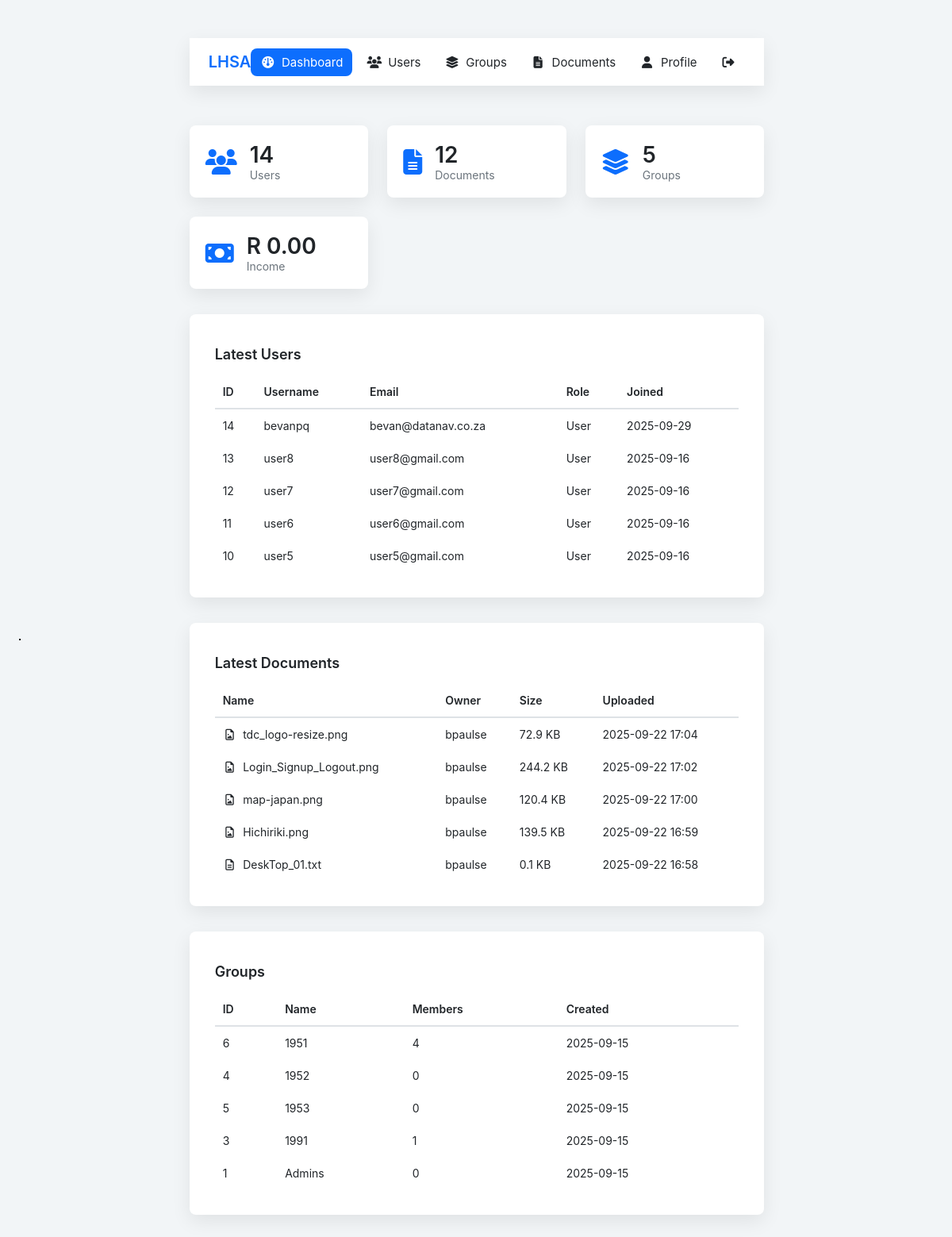
The page /backend/admin/dashboard.php (signed in) on the database its author committed.
### tables this page shows
CREATE TABLE `users` (
  `id` int(5) UNSIGNED NOT NULL,
  `username` varchar(50) NOT NULL,
  `email` varchar(100) NOT NULL,
  `password` varchar(255) NOT NULL,
  `role` enum('user','admin') DEFAULT 'user',
  `created_at` datetime DEFAULT current_timestamp()
);

CREATE TABLE `documents` (
  `id` int(5) UNSIGNED NOT NULL,
  `user_id` int(5) UNSIGNED NOT NULL,
  `filename` varchar(255) NOT NULL,
  `stored_name` varchar(255) NOT NULL,
  `size` int(11) NOT NULL,
  `uploaded_at` datetime DEFAULT current_timestamp(),
  `parent_id` int(5) UNSIGNED DEFAULT NULL,
  `is_folder` tinyint(1) NOT NULL DEFAULT 0
);

CREATE TABLE `groups` (
  `id` int(5) UNSIGNED NOT NULL,
  `name` varchar(60) NOT NULL,
  `created_at` datetime DEFAULT current_timestamp()
);

### backend/includes/functions.php (called while the page is built, shortened)
<?php
function humanSize(int $bytes): string {
	if ($bytes < 1048576) return number_format($bytes / 1024, 1) . ' KB';
	return number_format($bytes / 1048576, 2) . ' MB';
}
function ellipsis(string $name, int $max = 30): string {
	return mb_strlen($name) > $max ? mb_substr($name, 0, $max - 3) . '…' : $name;
}

### backend/admin/dashboard.php (the view, shortened to what this page needs)
<?php
require_once __DIR__.'/../includes/permissions.php';
$stats = $pdo->query("SELECT
        (SELECT COUNT(*) FROM users)        AS users,
        (SELECT COUNT(*) FROM documents)    AS docs,
        (SELECT COUNT(*) FROM `groups`)     AS grps")->fetch();
$latestUsers = $pdo->query(
    "SELECT id,username,email,role,created_at
       FROM users
   ORDER BY created_at DESC
      LIMIT 5")->fetchAll();
$latestDocs = $pdo->query(
    "SELECT d.id, d.filename, d.size, d.uploaded_at, u.username
       FROM documents d
       JOIN users u ON u.id = d.user_id
   ORDER BY d.uploaded_at DESC
      LIMIT 5")->fetchAll();
$groups = $pdo->query(
    "SELECT g.id, g.name, g.created_at, COUNT(gu.user_id) AS members
       FROM `groups` g
  LEFT JOIN group_users gu ON gu.group_id = g.id
   GROUP BY g.id
   ORDER BY g.name")->fetchAll();
$currency = 'R';
$incomes['total'] = '0.00';
?>
<!doctype html>
<html lang="en">
<head>
	<link rel="stylesheet" href="../auth/auth.css">
	<link rel="stylesheet" href="../docs/docs.css">
	<link rel="stylesheet" href="./dashboard.css">
	<link rel="stylesheet" href="./../includes/nav.css">
	<link rel="stylesheet" href="https://cdnjs.cloudflare.com/ajax/libs/font-awesome/6.5.0/css/all.min.css">
</head>
<body>
<div style="display: flex; flex-direction: column; align-items: center; border: 1px solid #000000; max-width: 1600px;">
</div>
<div class="wrapper">
	<?php include '../includes/nav.php'; ?>
	<section class="cards">
		<div class="card-count">
			<i class="fa-solid fa-users"></i>
			<div>
				<div class="num"><?= $stats['users'] ?></div>
				<div class="label">Users</div>
			</div>
		</div>
		<div class="card-count">
			<i class="fa-solid fa-file-lines"></i>
			<div>
				<div class="num"><?= $stats['docs'] ?></div>
				<div class="label">Documents</div>
			</div>
		</div>
		<div class="card-count">
			<i class="fa-solid fa-layer-group"></i>
			<div>
				<div class="num"><?= $stats['grps'] ?></div>
				<div class="label">Groups</div>
			</div>
		</div>
		<div class="card-count">
			<i class="fa-solid fa-money-bill"></i>
			<div>
				<div class="num"><?= $currency . ' ' . $incomes['total'] ?></div>
				<div class="label">Income</div>
			</div>
		</div>
	</section>
	<section class="card-list">
		<h3>Latest Users</h3>
		<div class="table-wrap">
			<table class="tbl">
				<thead><tr><th>ID<th>Username<th>Email<th>Role<th>Joined</tr></thead>
				<tbody>
				<?php foreach ($latestUsers as $u): ?>
					<tr>
						<td><?= $u['id'] ?></td>
						<td><?= htmlspecialchars($u['username']) ?></td>
						<td><?= htmlspecialchars($u['email']) ?></td>
						<td><span class="pill role-<?= $u['role'] ?>"><?= ucfirst($u['role']) ?></span></td>
						<td><?= date('Y-m-d', strtotime($u['created_at'])) ?></td>
					</tr>
				<?php endforeach; ?>
				</tbody>
			</table>
		</div>
	</section>
	<section class="card-list">
		<h3>Latest Documents</h3>
		<div class="table-wrap">
			<table class="tbl">
				<thead><tr><th>Name<th>Owner<th>Size<th>Uploaded</tr></thead>
				<tbody>
				<?php foreach ($latestDocs as $d):
					$ext = strtolower(pathinfo($d['filename'], PATHINFO_EXTENSION));
					$icon = match($ext){
						'pdf'=>'fa-file-pdf text-danger','doc','docx'=>'fa-file-word text-primary',
						'xls','xlsx'=>'fa-file-excel text-success','ppt','pptx'=>'fa-file-powerpoint text-warning',
						'zip','rar'=>'fa-file-zipper text-muted','jpg','jpeg','png','gif'=>'fa-file-image text-info',
						'mp4','mov'=>'fa-file-video text-dark','mp3','wav'=>'fa-file-audio text-secondary',
						'txt','md'=>'fa-file-lines text-muted',default=>'fa-file text-muted'
					};
				?>
					<tr>
						<td class="fname">
							<i class="fa-fw fa-regular <?= $icon ?>"></i>
							<span title="<?= htmlspecialchars($d['filename']) ?>">
								<?= htmlspecialchars(ellipsis($d['filename'])) ?>
							</span>
						</td>
						<td><?= htmlspecialchars($d['username']) ?></td>
						<td><?= humanSize($d['size']) ?></td>
						<td><?= date('Y-m-d H:i', strtotime($d['uploaded_at'])) ?></td>
					</tr>
				<?php endforeach; ?>
				</tbody>
			</table>
		</div>
	</section>
	<section class="card-list">
		<h3>Groups</h3>
		<div class="table-wrap">
			<table class="tbl">
				<thead><tr><th>ID<th>Name<th>Members<th>Created</tr></thead>
				<tbody>
				<?php foreach ($groups as $g): ?>
					<tr>
						<td><?= $g['id'] ?></td>
						<td><?= htmlspecialchars($g['name']) ?></td>
						<td><?= $g['members'] ?></td>
						<td><?= date('Y-m-d', strtotime($g['created_at'])) ?></td>
					</tr>
				<?php endforeach; ?>
				</tbody>
			</table>
		</div>
	</section>
</div>
</body>
</html>

### backend/auth/auth.css (style rules this page uses)
:root { --bg:#f2f5f7; --card:#ffffff; --accent:#0d6efd; --accent-dark:#0b5ed7; --text:#212529; --muted:#6c757d; --error:#dc3545; --radius:8px; --shadow:0 8px 24px rgba(0,0,0,.08); --font:-apple-system,BlinkMacSystemFont,"Segoe UI",Roboto,"Helvetica Neue",Arial; }
* { box-sizing:border-box; margin:0; padding:0; }
body { background:var(--bg); font-family:var(--font); color:var(--text); display:flex; align-items:center; justify-content:center; min-height:100vh; padding:24px; }
.card-list { background:var(--card); border-radius:var(--radius); box-shadow:var(--shadow); width:100%; max-width:840px; padding:40px 32px 32px; margin-bottom:32px; }

### backend/docs/docs.css (style rules this page uses)
.wrapper { max-width:1000px;margin:auto;padding:24px }
.table-wrap { overflow-x:auto }
.tbl { width:100%;border-collapse:collapse;font-size:14px }
.tbl thead tr { border-bottom:2px solid #dee2e6 }
.tbl th { text-align:left;padding:12px 10px;font-weight:600 }
.tbl td { padding:12px 10px }
.fname { display:flex;align-items:center;gap:8px }

### backend/admin/dashboard.css (style rules this page uses)
.cards { display:grid;grid-template-columns:repeat(auto-fit,minmax(220px,1fr));gap:24px;margin-bottom:32px;margin-top:32px }
.card-count { display:flex;align-items:center;gap:16px;background:var(--card);padding:20px;border-radius:var(--radius);box-shadow:var(--shadow) }
.card-count i { font-size:32px;color:var(--accent) }
.card-count .num { font-size:28px;font-weight:600 }
.card-count .label { font-size:14px;color:var(--muted) }
h3 { margin-bottom:16px;font-size:18px;font-weight:600 }

### backend/includes/nav.css (style rules this page uses)
:root { --nav-height:60px }

### rows shown on the page
users: id "14", username "bevanpq", email "bevan@datanav.co.za", role "User", created_at "2025-09-29"
users: id "13", username "user8", email "user8@gmail.com", role "User", created_at "2025-09-16"
users: id "12", username "user7", email "user7@gmail.com", role "User", created_at "2025-09-16"
users: id "11", username "user6", email "user6@gmail.com", role "User", created_at "2025-09-16"
users: id "10", username "user5", email "user5@gmail.com", role "User", created_at "2025-09-16"
documents: filename "tdc_logo-resize.png", user.username "bpaulse", size "72.9 KB", uploaded_at "2025-09-22 17:04"
documents: filename "Login_Signup_Logout.png", user.username "bpaulse", size "244.2 KB", uploaded_at "2025-09-22 17:02"
documents: filename "map-japan.png", user.username "bpaulse", size "120.4 KB", uploaded_at "2025-09-22 17:00"
documents: filename "Hichiriki.png", user.username "bpaulse", size "139.5 KB", uploaded_at "2025-09-22 16:59"
documents: filename "DeskTop_01.txt", user.username "bpaulse", size "0.1 KB", uploaded_at "2025-09-22 16:58"
groups: id "6", name "1951", members "4", created_at "2025-09-15"
groups: id "4", name "1952", members "0", created_at "2025-09-15"
groups: id "5", name "1953", members "0", created_at "2025-09-15"
groups: id "3", name "1991", members "1", created_at "2025-09-15"
groups: id "1", name "Admins", members "0", created_at "2025-09-15"

### other values the page prints
$item['label'] "Dashboard"
$item['label'] "Users"
$item['label'] "Groups"
$item['label'] "Documents"
$item['label'] "Profile"
$stats['users'] "14"
$stats['docs'] "12"
$stats['grps'] "5"
$currency "R"
$incomes['total'] "0.00"
